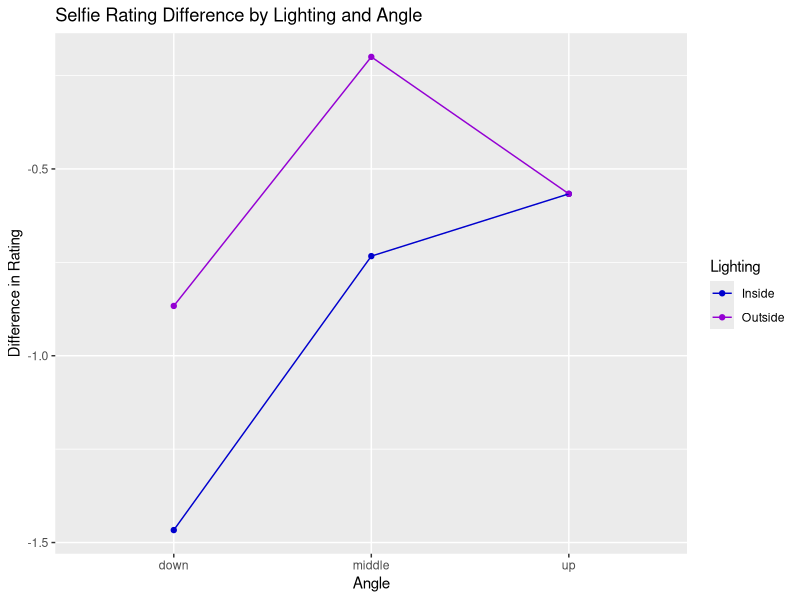
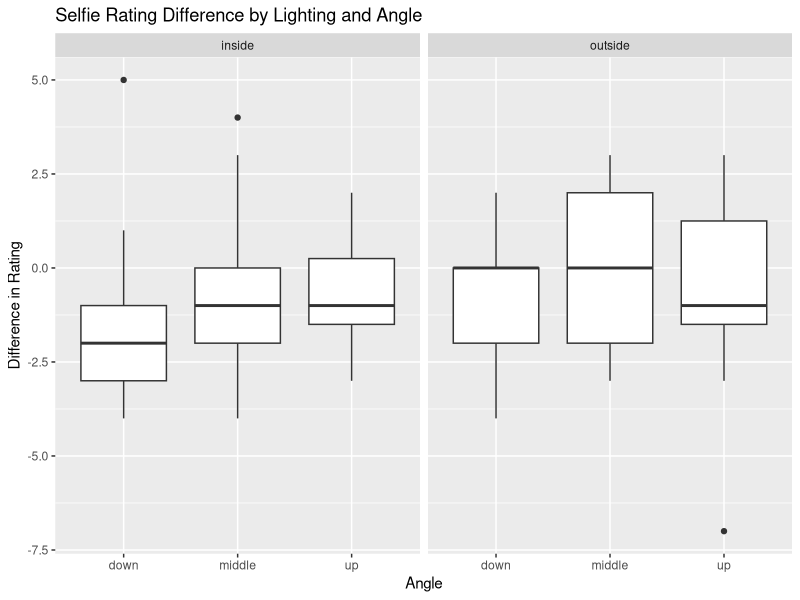

R code for these plots, in order:
library(tidyverse)
library(MASS)
library(RColorBrewer)
selfie <- read_csv("MP4.csv")
View(selfie)

ggplot(data = selfie, aes(x = Angle, group = Lighting, y = Difference, color = Lighting)) +
  stat_summary(fun = mean, geom = "point") +
  stat_summary(fun = mean, geom = "line") + 
  labs(x = "Angle", y = "Difference in Rating", color = "Lighting", title = "Selfie Rating Difference by Lighting and Angle") +
  scale_color_manual(values = c("blue3", "darkviolet"),
                     breaks = c("inside", "outside"),
                     labels = c("Inside", "Outside"))

anova(lm(Difference~Lighting*Angle, data = selfie))


ggplot(data = selfie, aes(x = Angle, y = Difference)) + 
  geom_boxplot() + 
  labs(x = "Angle", y = "Difference in Rating", title = "Selfie Rating Difference by Lighting and Angle") + 
  facet_wrap( ~ Lighting, ncol = 2)
